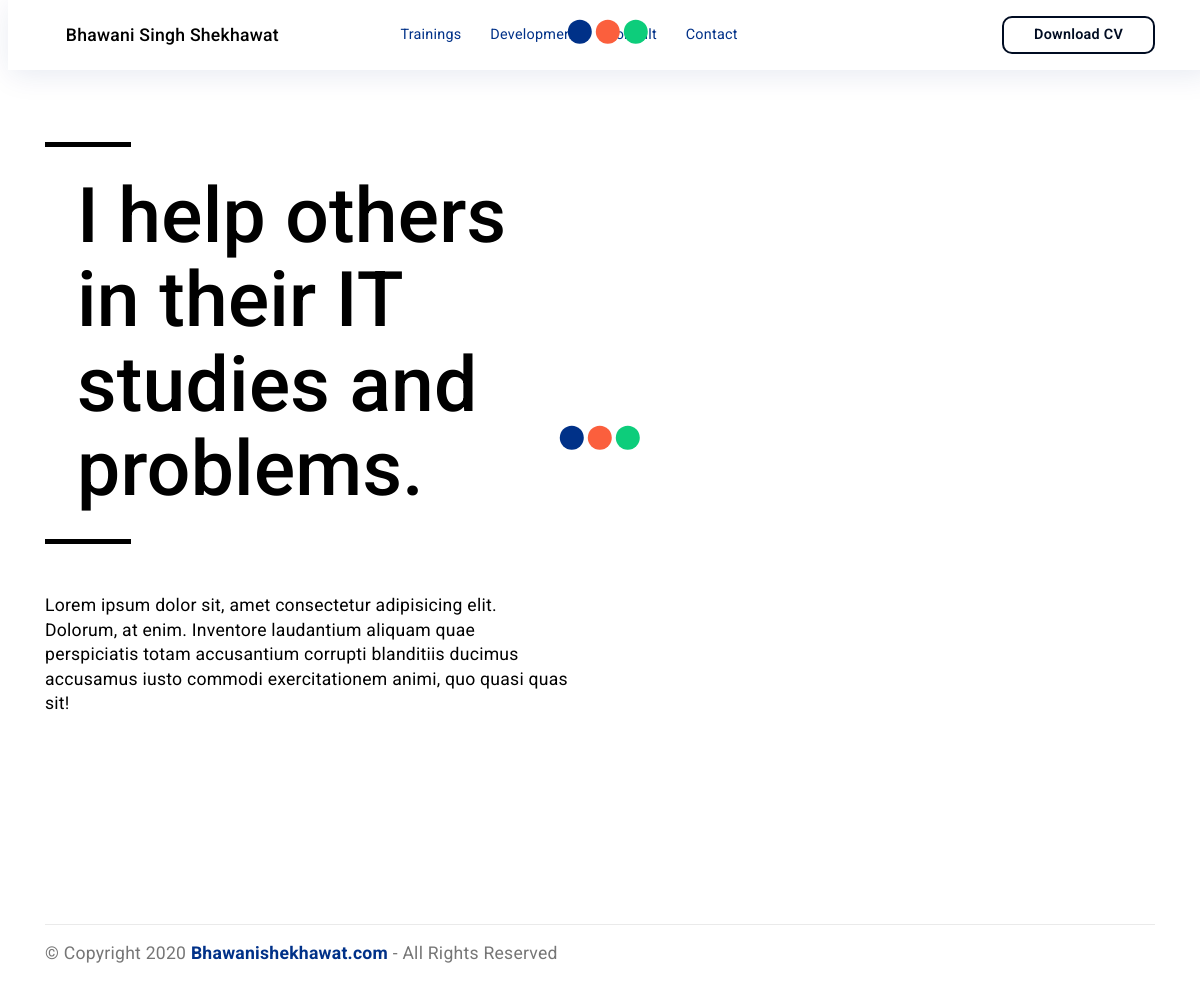
Page /consult/ on the committed database.
### main/models.py (models this page shows, shortened)
class Consult(models.Model):
	heading = models.CharField(max_length=200,blank=False)
	detail = models.TextField(blank=False)
	img = models.ImageField(blank=False)

### main/views.py (the view)
# urls.py: path('consult/',consult,name='consult_url'),
def consult(request):
	page = Consult.objects.get(id=1)
	context = {
		'page':page
	}
	return render(request,'consult.html',context)

### templates/consult.html (shortened to what this page needs)
<!DOCTYPE html>
<html amp lang="en">
<head>
</head>
<body>
  <section class="ampMenu2 menu horizontal-menu cid-saAaFBTX48" id="ampMenu2-w">
	<nav class="navbar navbar-dropdown navbar-expand-lg navbar-fixed-top">
		<div class="menu-container container">
			<div class="navbar-brand">
				<div class="navbar-logo">
					<amp-img src="/media/logo.png" layout="responsive" width="45" height="45" alt="Mobirise" class="mobirise-loader">
						<div placeholder="" class="placeholder">
                                <div class="mobirise-spinner">
                                    <em></em>
                                    <em></em>
                                    <em></em>
                                </div></div>
					</amp-img>
				</div>
				<span class="navbar-caption-wrap"><a class="navbar-caption mbr-semibold text-black text-primary display-7" href="/">Bhawani Singh Shekhawat</a></span>
			</div>
			<div class="collapse navbar-collapse" id="navbarSupportedContent">
				<ul class="navbar-nav nav-dropdown" data-app-modern-menu="true"><li class="nav-item"><a class="nav-link mbr-regular link text-black text-primary display-4" href="/training">Trainings</a></li><li class="nav-item"><a class="nav-link mbr-regular link text-black text-primary display-4" href="/development">Development</a></li><li class="nav-item"><a class="nav-link mbr-regular link text-black text-primary display-4" href="/consult">Consult</a></li><li class="nav-item"><a class="nav-link mbr-regular link text-black text-primary display-4" href="/contact">Contact</a></li></ul>
				<div class="navbar-buttons mbr-section-btn"><a class="btn btn-md mbr-bold btn-primary-outline display-4" href="index.html">Download CV</a></div>
			</div>
		</div>
	</nav>
</section>
<section class="ampHeader39 cid-saALYSr3IV" id="ampHeader39-10">
    <div class="container">
        <div class="mbr-row  ">
            <div class="title-wrap mbr-col-md-12 mbr-col-sm-12 mbr-col-lg-6 align-left mbr-flex">
                <div class="title-block mbr-col-sm-12 mbr-col-md-12">
                    <h1 class="mbr-section-title mbr-fonts-style mbr-semibold mbr-white display-1">{{ page.heading }}</h1>
                    <p class="mbr-text mbr-fonts-style mbr-white mbr-pt-3 display-7">{{ page.detail }}</p>
                </div>
            </div>
            <div class="image-wrap mbr-col-md-12 mbr-col-sm-12 mbr-col-lg-6 mbr-flex">
                <div class="image-block mbr-col-md-12 mbr-col-sm-12 mbr-m-auto">
                    <amp-img src="/media/{{ page.img }}" layout="responsive" width="523" height="392.25" alt="image" class="placeholder-loader">
                        <div placeholder="" class="placeholder">
                                <div class="mobirise-spinner">
                                    <em></em>
                                    <em></em>
                                    <em></em>
                                </div></div>
                    </amp-img>
                </div>
            </div>
        </div>
    </div>
</section>
<br><br><br><br>
<section class="footer2 cid-saAo4KfVpl" id="footer02-x">
    <div class="container">
        <div class="mbr-col-sm-12 align-left mbr-white">
            <p class="mbr-text mbr-fonts-style display-7">
                © Copyright 2020 <a href="/" class="text-primary"><strong>Bhawanishekhawat.com</strong></a> - All Rights Reserved
            </p>
        </div>
    </div>
</section>
</body>
</html>

### rows in the picture
Consult: heading "I help others in their IT studies and problems.", detail "Lorem ipsum dolor sit, amet consectetur adipisicing elit. Dolorum, at enim. Inventore laudantium aliquam quae perspiciatis totam accusantium corrupti blanditiis ducimus accusamus iusto commodi exercitationem animi, quo quasi quas sit!"
